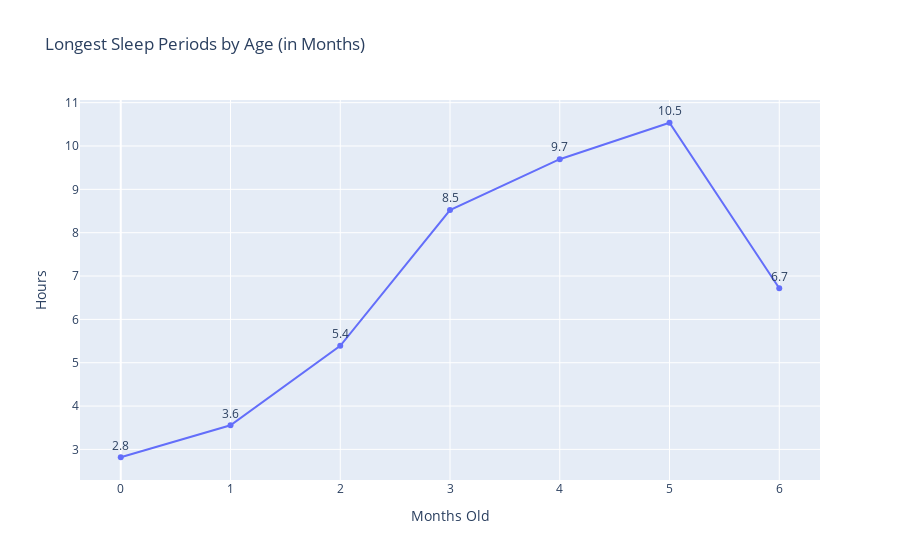

Write notebook code for a chart like this one.
### Code cell
px_longest_sleep_periods_by_month = px.line(
    df_average_longest_sleep_period_by_month, x = 'Months Old', 
    y = 'Hours', text = 'Rounded_Hours',
    title = 'Longest Sleep Periods by Age (in Months)')
px_longest_sleep_periods_by_day.update_xaxes(type = 'category')
px_longest_sleep_periods_by_month.update_traces(
    textposition = 'top center')
px_longest_sleep_periods_by_month.write_html(
    f'{visualizations_folder}longest_sleep_periods_by_month.html')
px_longest_sleep_periods_by_month.write_image(
    f'{visualizations_folder}longest_sleep_periods_by_month.png', scale = 5)
px_longest_sleep_periods_by_month

### Figure 1 — Plotly figure (JSON) as saved in the notebook; plotly's stock layout.template omitted (floating-point values rounded to 4 significant figures)
{"data": [{"hovertemplate": "Months Old=%{x}<br>Hours=%{y}<br>Rounded_Hours=%{text}<extra></extra>", "legendgroup": "", "line": {"color": "#636efa", "dash": "solid"}, "marker": {"symbol": "circle"}, "mode": "lines+markers+text", "name": "", "orientation": "v", "showlegend": false, "text": [2.8, 3.6, 5.4, 8.5, 9.7, 10.5, 6.7], "textposition": "top center", "type": "scatter", "x": [0, 1, 2, 3, 4, 5, 6], "xaxis": "x", "y": [2.819, 3.557, 5.39, 8.523, 9.696, 10.54, 6.717], "yaxis": "y"}], "layout": {"legend": {"tracegroupgap": 0}, "title": {"text": "Longest Sleep Periods by Age (in Months)"}, "xaxis": {"anchor": "y", "domain": [0, 1], "title": {"text": "Months Old"}}, "yaxis": {"anchor": "x", "domain": [0, 1], "title": {"text": "Hours"}}}}
